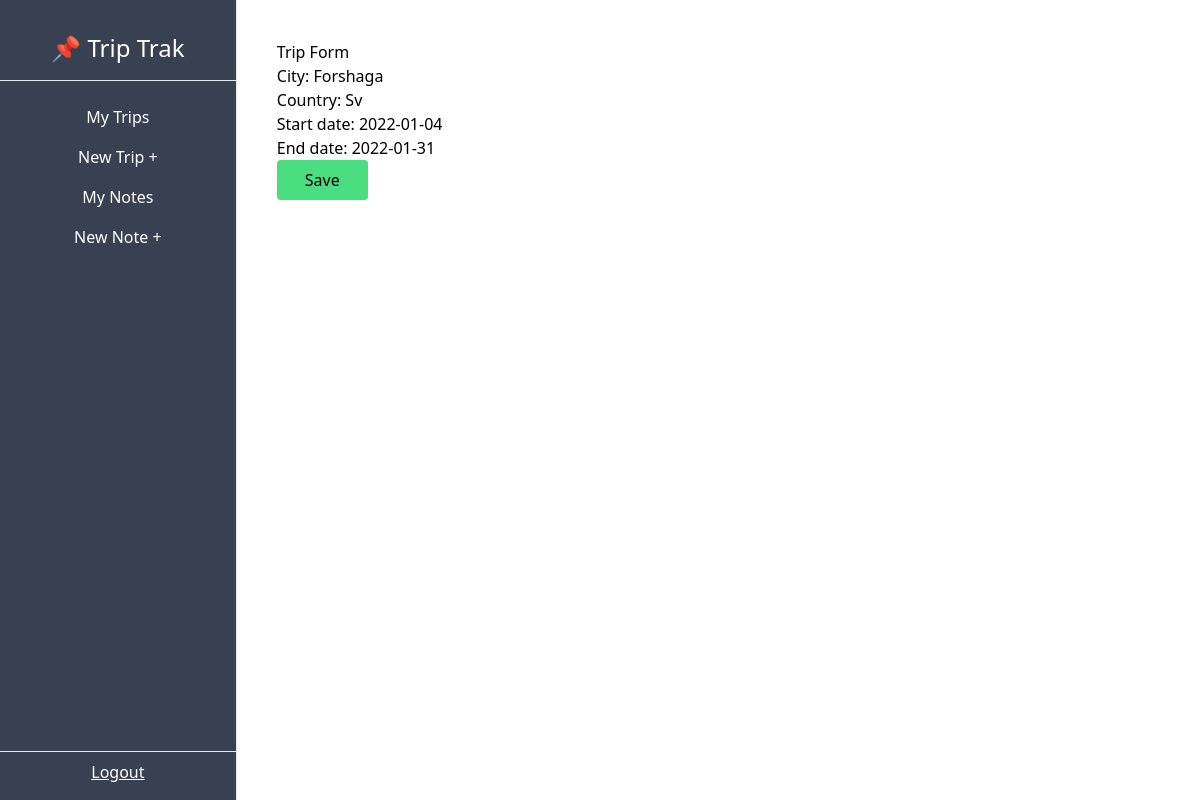
The page /dashboard/trip/5/update/ on the database its author committed.
### trip/models.py (models this page shows, shortened)
class Trip(models.Model):
    city = models.CharField(max_length=50)
    country = models.CharField(max_length=2)
    start_date = models.DateField(blank=True, null=True) # this means that it is not a required field. It is okay to store blank values.
    end_date = models.DateField(blank=True, null=True) # this means that it is not a required field. It is okay to store blank values.
    owner = models.ForeignKey(User, on_delete=models.CASCADE, related_name='trips') # Foreign key, för det är many-to-one relationship. on_delete finns där för att radera alla trips om user blir deletat. relaterat namn 'trips', för att göra det åtkomligt i notes-modellen sen

### trip/views.py (the view)
# urls.py: path('dashboard/trip/<int:pk>/update/', TripUpdateView.as_view(), name='trip-update'),
class TripUpdateView(UpdateView):
    model = Trip
    success_url = reverse_lazy('trip-list')
    fields = ['city', 'country', 'start_date', 'end_date']

### trip/templates/trip/trip_form.html (shortened to what this page needs)
{% extends "trip/base.html" %}
{% load tailwind_filters %}
{% block content %}
    <h1>Trip Form</h1>
    <form action="" method="POST">
        {{ form|crispy }}
        <input type="submit" value="Save" class="bg-green-400 px-7 py-2 rounded hover:cursor-pointer hover:bg-green-300">
    </form>
{% endblock content %}

### rows shown on the page
Trip: city "Forshaga", country "Sv", start_date "2022-01-04", end_date "2022-01-31"
